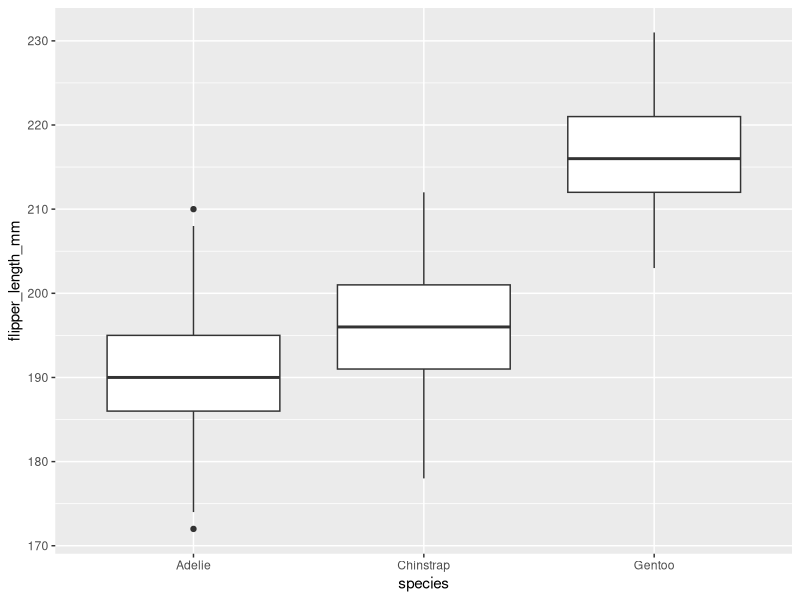
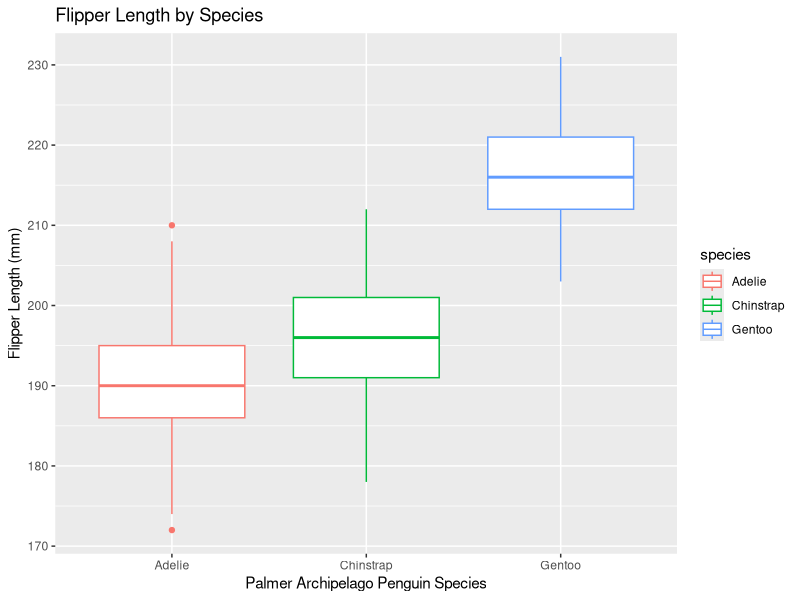
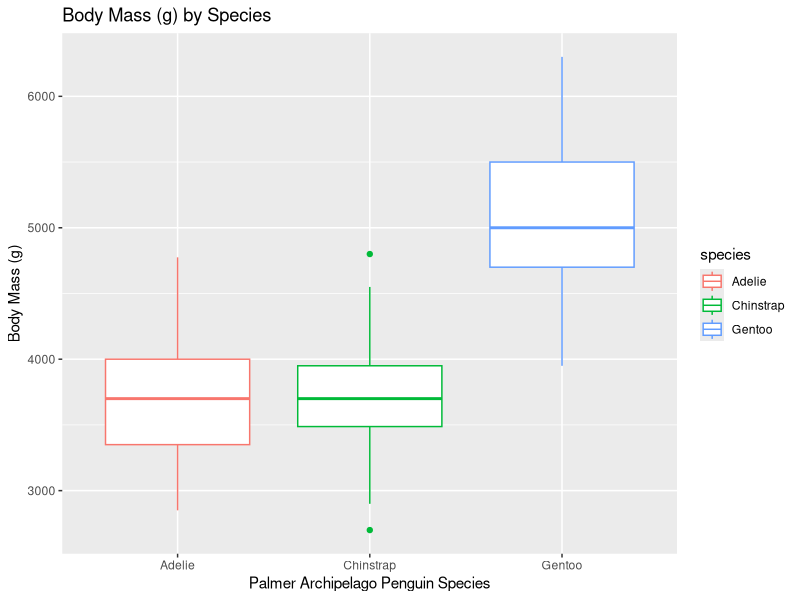
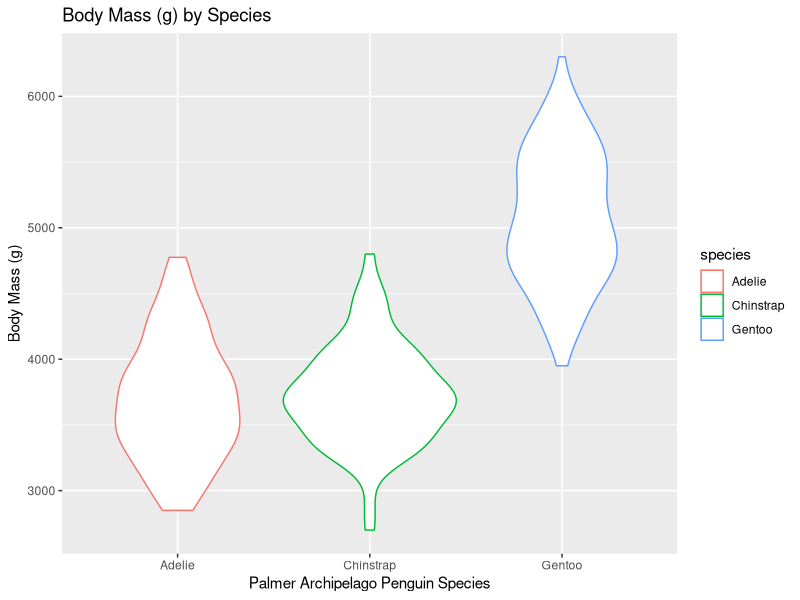
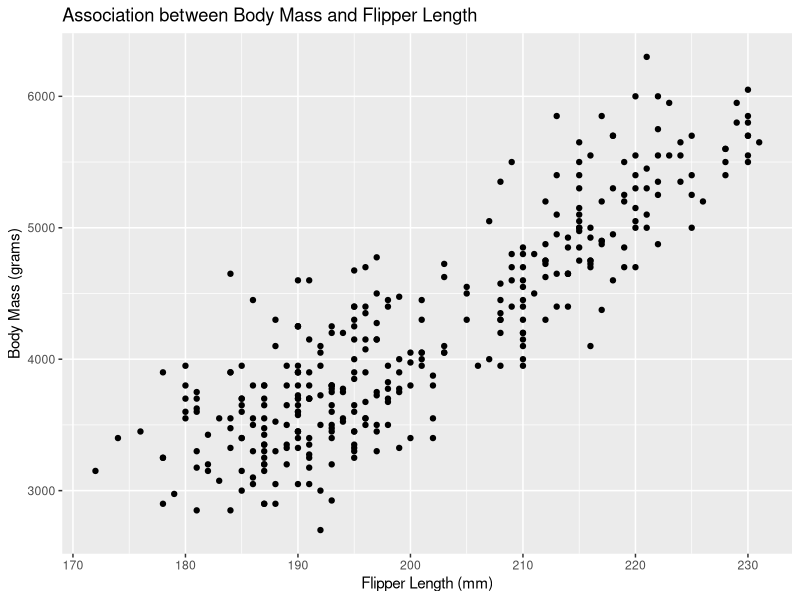
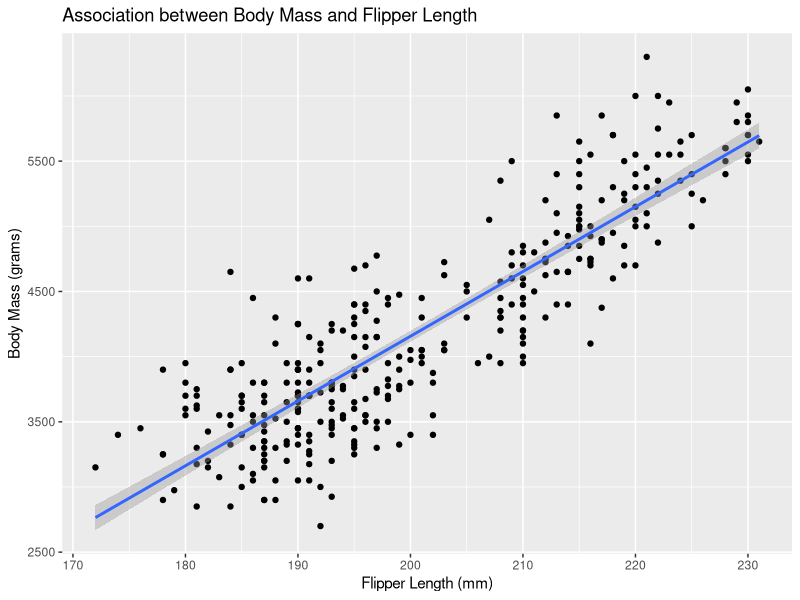
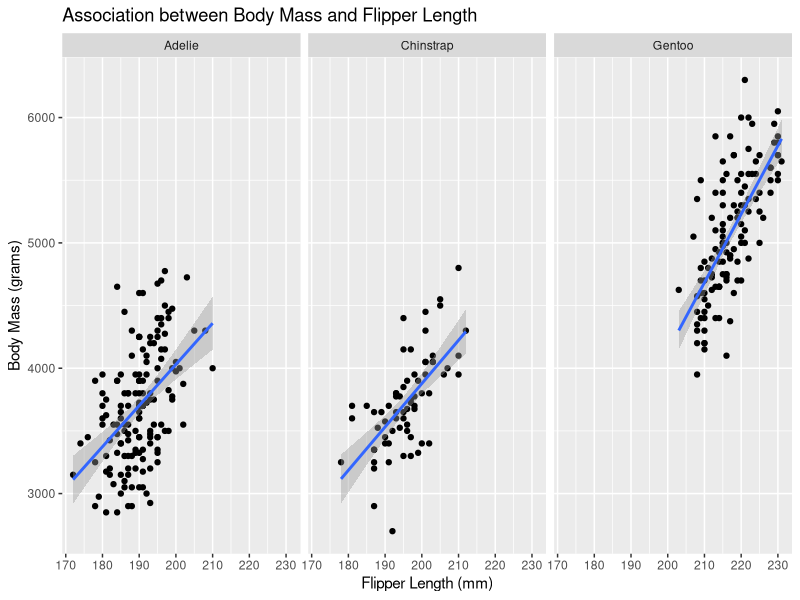
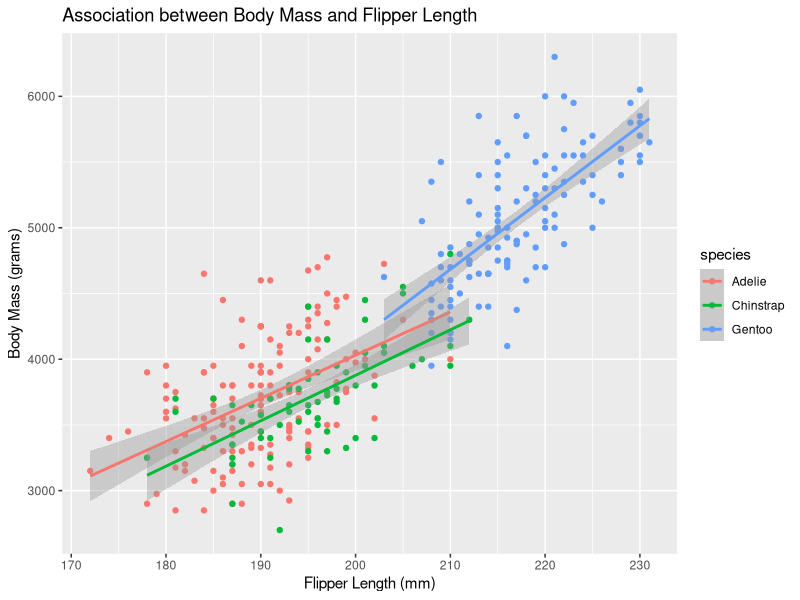

Recreate these plots in R, in order.
## ---- chunk 1
# set up knitr options
# for now set options to FALSE
# to minimize messages and warnings
# but leave echo=TRUE to see code
knitr::opts_chunk$set(echo = TRUE)
knitr::opts_chunk$set(message = FALSE)
knitr::opts_chunk$set(warning = FALSE)

# Note: This report will use the following packages
# palmerpenguins
# dplyr
# ggplot2
# knitr

# If you want to "knit" directly to PDF
# you should also install the tinytex package
## ---- chunk 2
library(palmerpenguins)

# create a local dataset
# that is a copy of the builtin penguins dataset
ppdata <- penguins
## ---- chunk 3
names(ppdata)
str(ppdata)
## ---- chunk 4
library(dplyr)
ppdata %>%
  select(bill_length_mm, bill_depth_mm, 
         flipper_length_mm, body_mass_g) %>%
  summary()
## ---- chunk 5
library(knitr)
ppdata %>%
  pull(species) %>%
  table(useNA = "ifany") %>%
  knitr::kable(caption = "Penguin Species")

ppdata %>%
  pull(island) %>%
  table(useNA = "ifany") %>%
  knitr::kable(caption = "Penguin Island Location")

ppdata %>%
  pull(sex) %>%
  table(useNA = "ifany") %>%
  knitr::kable(caption = "Penguin Sex")
## ---- chunk 6
ppdata %>%
  filter(species == "Adelie") %>%
  select(bill_length_mm, bill_depth_mm, 
         flipper_length_mm, body_mass_g) %>%
  summary() %>%
  knitr::kable(caption = "Summary Stats for Adelie Penguins")
## ---- chunk 7
# Change filter(species = "Chinstrap")
# and change 
# knitr::kable(caption = "Summary Stats for Chinstrap Penguins")
ppdata %>%
  filter(species == "Chinstrap") %>%
  select(bill_length_mm, bill_depth_mm, 
         flipper_length_mm, body_mass_g) %>%
  summary() %>%
  knitr::kable(caption = "Summary Stats for Chinstrap Penguins")
## ---- chunk 8
# Change filter(island = "Dream")
# and change 
# knitr::kable(caption = "Summary Stats for Penguins on Dream Island")
ppdata %>%
  filter(island == "Dream") %>%
  select(bill_length_mm, bill_depth_mm, 
         flipper_length_mm, body_mass_g) %>%
  summary() %>%
  knitr::kable(caption = "Summary Stats for Penguins on Dream Island")
## ---- chunk 9
library(ggplot2)
ggplot(data = ppdata,
       aes(x = species, y = flipper_length_mm)) +
  geom_boxplot()
## ---- chunk 10
ggplot(data = ppdata,
       aes(x = species, y = flipper_length_mm)) +
  geom_boxplot(aes(color = species)) +
  xlab("Palmer Archipelago Penguin Species") +
  ylab("Flipper Length (mm)") +
  ggtitle("Flipper Length by Species")
## ---- chunk 11
# Update y = body_mass_g
# and update ggtitle("Body Mass (g) by Species")
ggplot(data = ppdata,
       aes(x = species, y = body_mass_g)) +
  geom_boxplot(aes(color = species)) +
  xlab("Palmer Archipelago Penguin Species") +
  ylab("Body Mass (g)") +
  ggtitle("Body Mass (g) by Species")
## ---- chunk 12
# change geom_boxplot()
# to geom_violin(aes(color = species))
ggplot(data = ppdata,
       aes(x = species, y = body_mass_g)) +
  geom_violin(aes(color = species)) +
  xlab("Palmer Archipelago Penguin Species") +
  ylab("Body Mass (g)") +
  ggtitle("Body Mass (g) by Species")
## ---- chunk 13
ggplot(data = ppdata,
       aes(x = flipper_length_mm, y = body_mass_g)) +
  geom_point() +
  xlab("Flipper Length (mm)") +
  ylab("Body Mass (grams)") +
  ggtitle("Association between Body Mass and Flipper Length")
## ---- chunk 14
ggplot(data = ppdata,
       aes(x = flipper_length_mm, y = body_mass_g)) +
  geom_point() +
  geom_smooth(method = lm) +
  xlab("Flipper Length (mm)") +
  ylab("Body Mass (grams)") +
  ggtitle("Association between Body Mass and Flipper Length")
## ---- chunk 15
ggplot(data = ppdata,
       aes(x = flipper_length_mm, y = body_mass_g)) +
  geom_point() +
  geom_smooth(method = lm) +
  xlab("Flipper Length (mm)") +
  ylab("Body Mass (grams)") +
  ggtitle("Association between Body Mass and Flipper Length") +
  facet_wrap(~ species)
## ---- chunk 16
ggplot(data = ppdata,
       aes(x = flipper_length_mm, y = body_mass_g,
           color = species)) +
  geom_point() +
  geom_smooth(method = lm) +
  xlab("Flipper Length (mm)") +
  ylab("Body Mass (grams)") +
  ggtitle("Association between Body Mass and Flipper Length")
